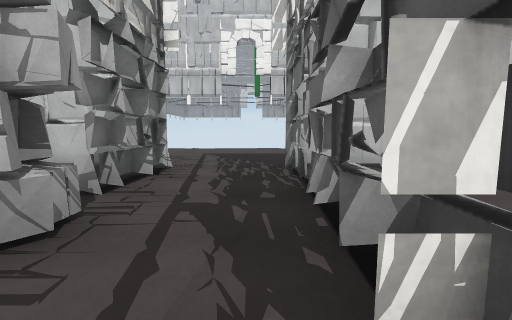
View 1 (above)

17 first-person views from a walk through a scene from a Unity 3-D project. The camera is 1.2 m above the floor, tilts 6° down and sees 90° across. The floor is counted in squares, 2 m on a side. Each view is taken from the middle of a square. On the plan, view 1 faces up. The plan holds only what a view shows up to about 9 squares ahead; the rest is blank. The place goes on beyond the plan. The player is left out. Door leaves are left out, so doorways stand open. Some surface patterns are stand-ins.

View 2
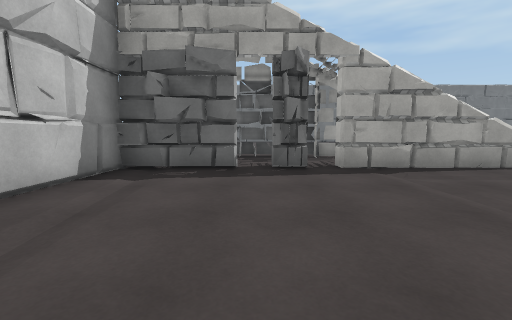

View 3
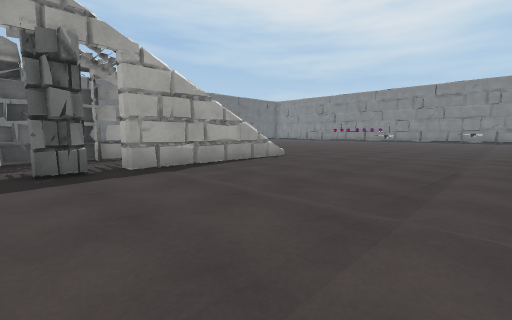

View 4
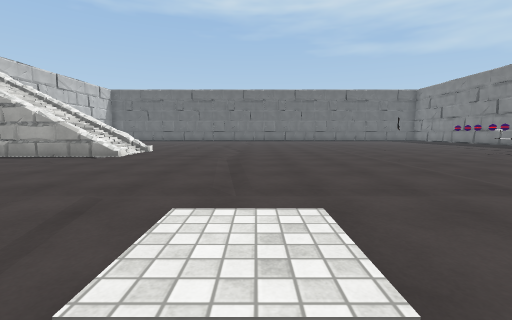

View 5
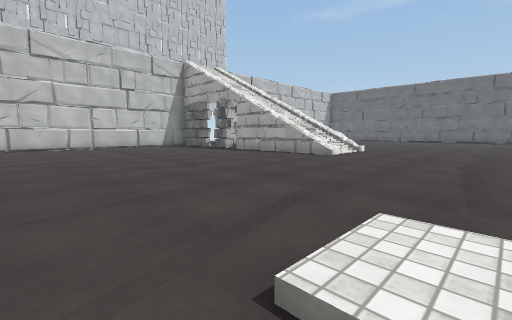

View 6
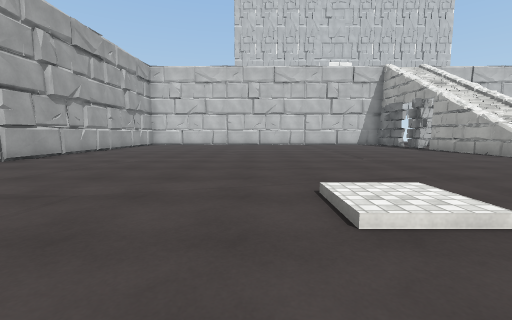

View 7
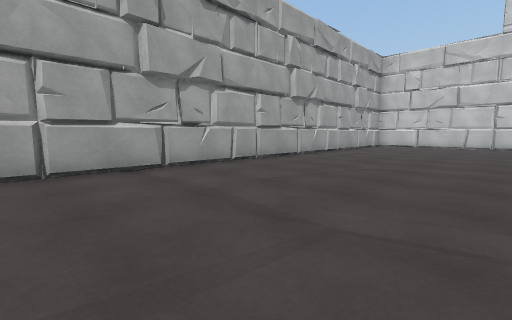

View 8
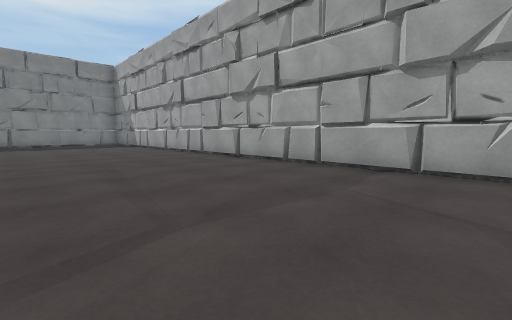

View 9
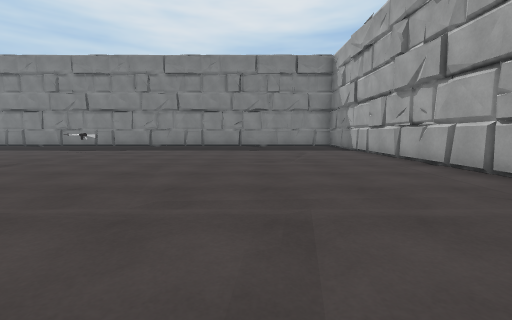

View 10
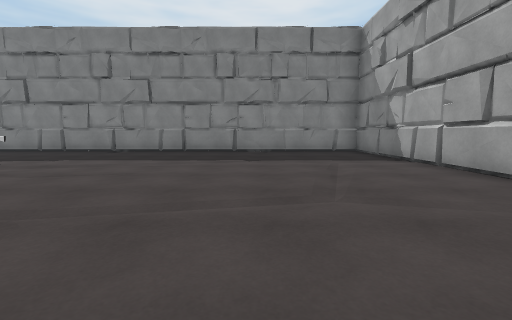

View 11
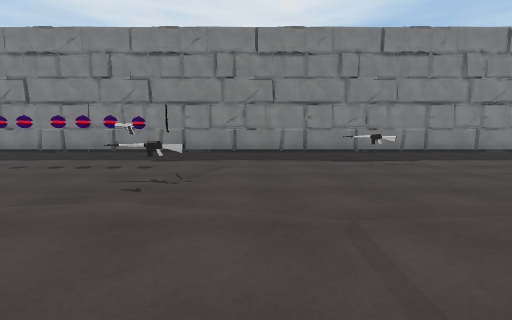

View 12
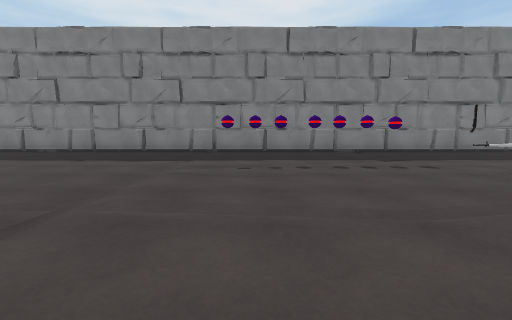

View 13
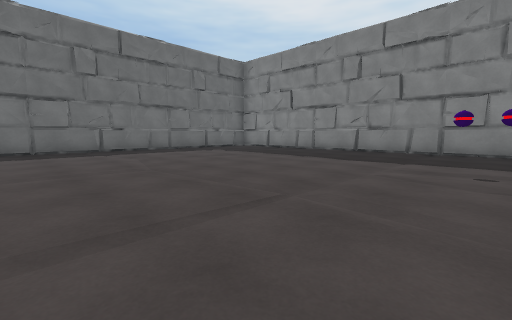

View 14
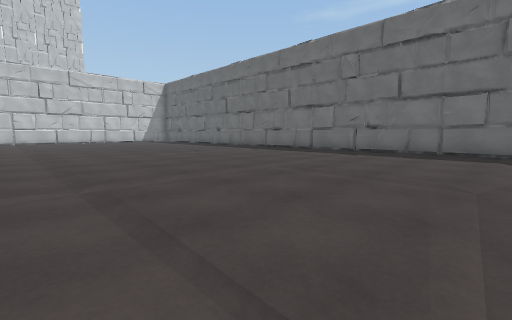

View 15
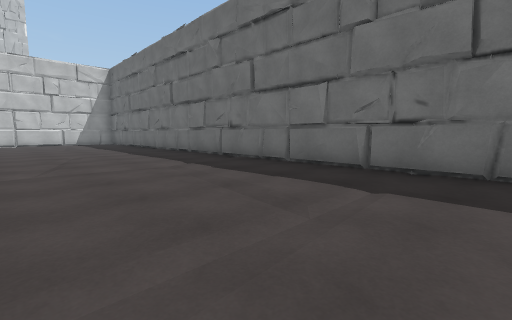

View 16
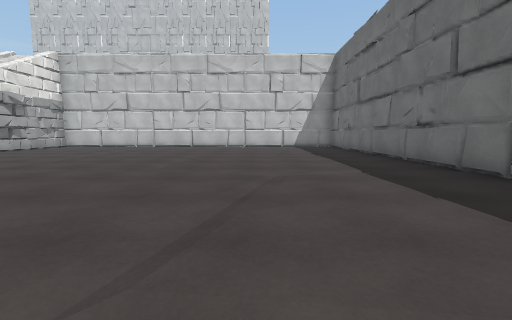

View 17
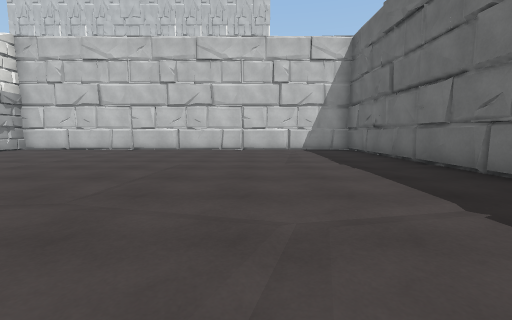

### Floor plan
Points are (right, up) in squares from view 1. A wall is a line through its corners. A room is listed if a view was taken in it or the views show most of it. See-through windows are left out.
Room 1 (view 1)
walls: (-1.5, 2.3) (-1.7, 3); (0.7, 1.5) (0.7, 2.4); (0.7, 1.8) (0.6, 2.4); (0.8, 1.6) (0.9, 2.4); (-1.4, 2.9) (-1.6, 2.9); (0.7, -0.1) (0.7, 0.8)
low walls: (0.7, 1.2) (0.3, 1.3); (0.7, 0.4) (0.8, 1.2)
ways out: opening at (-2, 1.5) to room 2; opening at (-0.5, 3.5)
Room 2 (views 2, 3, 4, 5, 6, 7, 8, 9, 10, 11, 12, 13, 14, 15, 16, 17)
walls: (-1.6, -3.2) (-1.5, 0.6); (-1.5, -2) (-1.8, -0.4); (-1.5, 2.3) (-1.5, 4.3); (-1.7, 2.4) (-1.7, 4.3) (-3.8, 4.3); (-1.6, 2.9) (-1.5, 3.7); (12.2, -10.5) (12.4, -10); (2.1, 4.3) (0.7, 4.3) (0.7, 1.2); (-2.6, 4.3) (-3.1, 4.5); (-13.2, -4.8) (-13.4, -5.3); (-6.4, 4.3) (-9.5, 4.3); (12.3, -14.5) (12.3, 4.1); (-13.2, -0.8) (-13.4, -1.3); (-13.3, 0.6) (-13.3, -19.4) (11.5, -19.5)
ways out: opening at (-2, 1.5) to room 1
objects: other object (-4, -16); other object (0, -14); other object (1, -12)

Positions as (right, up) in squares from view 1, and headings:
1: (0, 0), facing up
2: (-6, 2), facing right
3: (-6, 2), facing down-right
4: (-8, -7), facing right
5: (-8, -7), facing up-right
6: (-8, -9), facing up
7: (-9, -8), facing up-left
8: (-9, -5), facing down-left
9: (-10, -8), facing down
10: (-10, -11), facing down
11: (-2, -11), facing down
12: (3, -11), facing down
13: (3, -11), facing down-right
14: (4, -13), facing up-right
15: (8, -11), facing up-right
16: (9, -7), facing up
17: (9, -5), facing up
